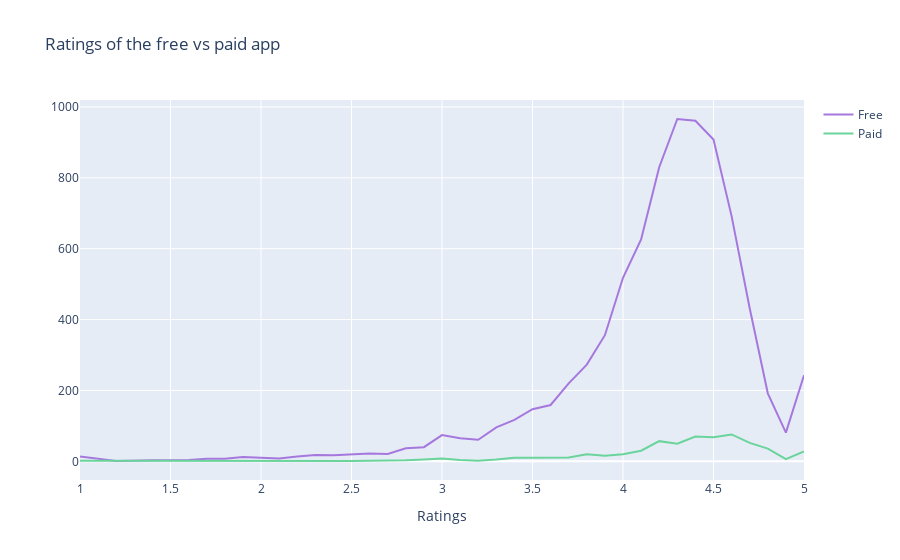

Here is the notebook cell this chart was saved with:
### Code cell
col='Rating'
v1=d1[col].value_counts().reset_index()
v1=v1.rename(columns={col:'count','index':col})
v1['percent']=v1['count'].apply(lambda x : 100*x/sum(v1['count']))
v1=v1.astype(str).sort_values(col)
v2=d2[col].value_counts().reset_index()
v2=v2.rename(columns={col:'count','index':col})
v2['percent']=v2['count'].apply(lambda x : 100*x/sum(v2['count']))
v2=v2.sort_values(col)
trace1 = go.Scatter(x=v1[col], y=v1["count"], name="Free", marker=dict(color="#a678de"))
trace2 = go.Scatter(x=v2[col], y=v2["count"], name="Paid", marker=dict(color="#6ad49b"))
y = [trace1, trace2]
layout={'title':"Ratings of the free vs paid app",'xaxis':{'title':"Ratings"}}
fig = go.Figure(data=y, layout=layout)
iplot(fig)

### Figure 1 — Plotly figure (JSON) as saved in the notebook; plotly's stock layout.template omitted (floating-point values rounded to 4 significant figures)
{"data": [{"marker": {"color": "#a678de"}, "name": "Free", "type": "scatter", "x": ["1.0", "1.2", "1.4", "1.5", "1.6", "1.7", "1.8", "1.9", "2.0", "2.1", "2.2", "2.3", "2.4", "2.5", "2.6", "2.7", "2.8", "2.9", "3.0", "3.1", "3.2", "3.3", "3.4", "3.5", "3.6", "3.7", "3.8", "3.9", "4.0", "4.1", "4.2", "4.3", "4.4", "4.5", "4.6", "4.7", "4.8", "4.9", "5.0"], "y": ["14", "1", "3", "3", "4", "7", "7", "12", "11", "8", "14", "18", "17", "19", "22", "21", "37", "40", "74", "65", "61", "96", "117", "147", "159", "220", "273", "356", "518", "626", "830", "966", "961", "908", "692", "432", "192", "81", "243"]}, {"marker": {"color": "#6ad49b"}, "name": "Paid", "type": "scatter", "x": [1, 1.7, 1.8, 2, 2.3, 2.4, 2.5, 2.6, 2.7, 2.8, 2.9, 3, 3.1, 3.2, 3.3, 3.4, 3.5, 3.6, 3.7, 3.8, 3.9, 4, 4.1, 4.2, 4.3, 4.4, 4.5, 4.6, 4.7, 4.8, 4.9, 5], "y": [2, 1, 1, 1, 2, 2, 1, 2, 2, 3, 5, 8, 4, 2, 5, 10, 10, 10, 11, 20, 16, 20, 30, 57, 50, 70, 68, 76, 52, 36, 6, 28]}], "layout": {"title": {"text": "Ratings of the free vs paid app"}, "xaxis": {"title": {"text": "Ratings"}}}}
